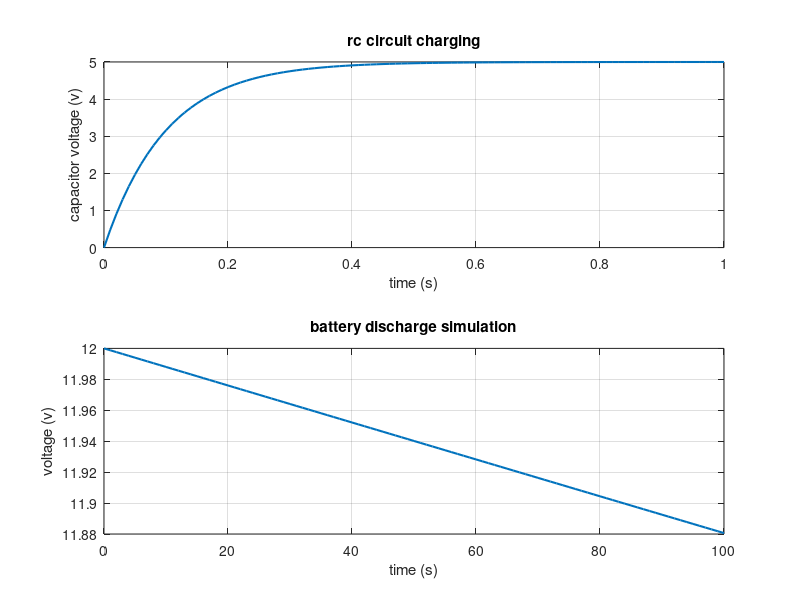

Write MATLAB code to recreate this figure.
clc;
clear;
close all;

% rc circuit charging
v = 5;
r = 1000;
c = 100e-6;

t1 = 0:0.01:1;
vc = v * (1 - exp(-t1/(r*c)));

% battery discharge
v0 = 12;
r2 = 10;
c2 = 1000;

t2 = 0:1:100;
vd = v0 * exp(-t2/(r2*c2));

% plot both graphs
figure;

subplot(2,1,1);
plot(t1, vc, 'LineWidth', 1.5);
grid on;
xlabel('time (s)');
ylabel('capacitor voltage (v)');
title('rc circuit charging');

subplot(2,1,2);
plot(t2, vd, 'LineWidth', 1.5);
grid on;
xlabel('time (s)');
ylabel('voltage (v)');
title('battery discharge simulation');
